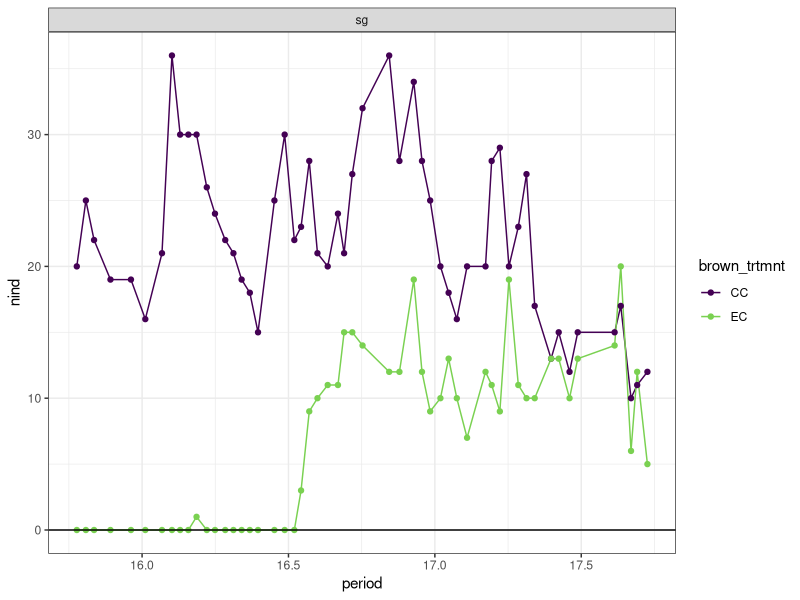
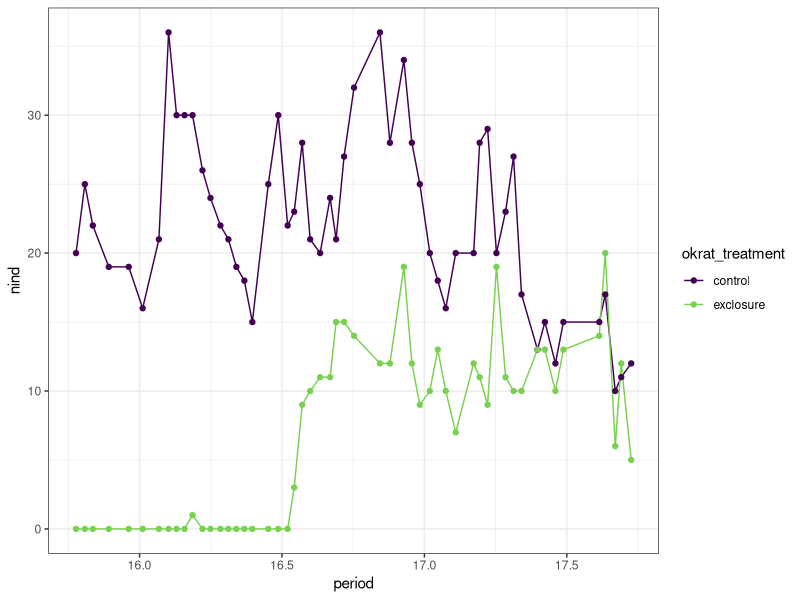
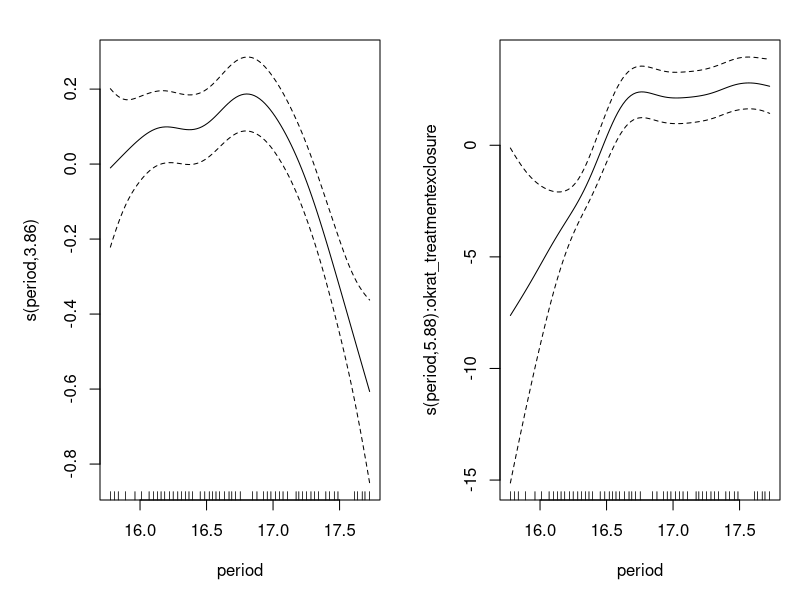
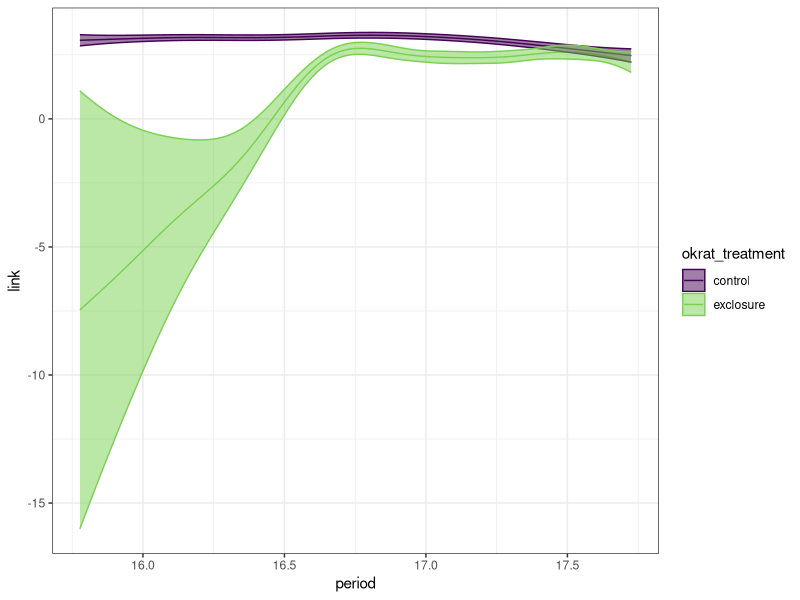
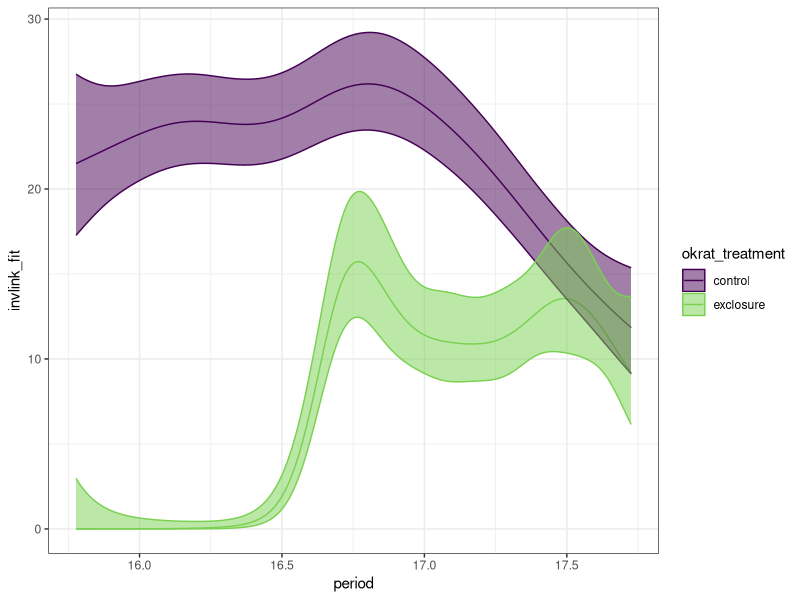
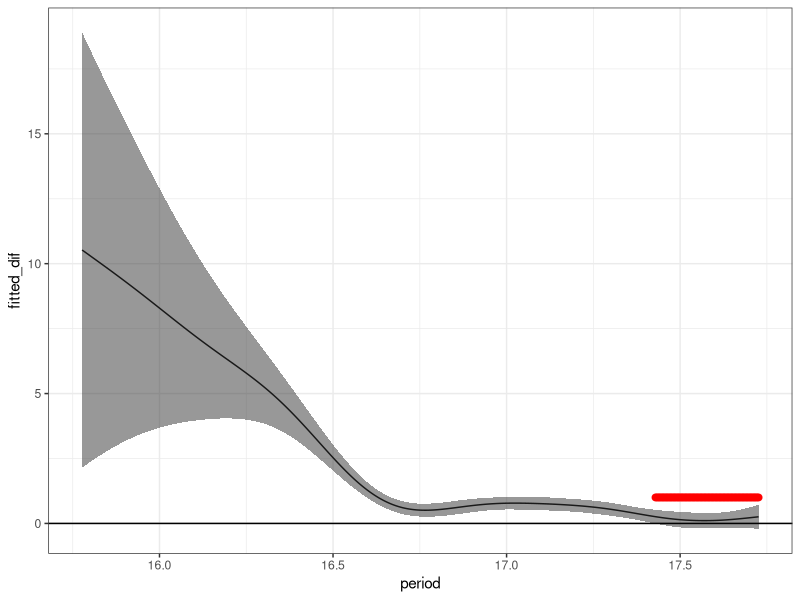
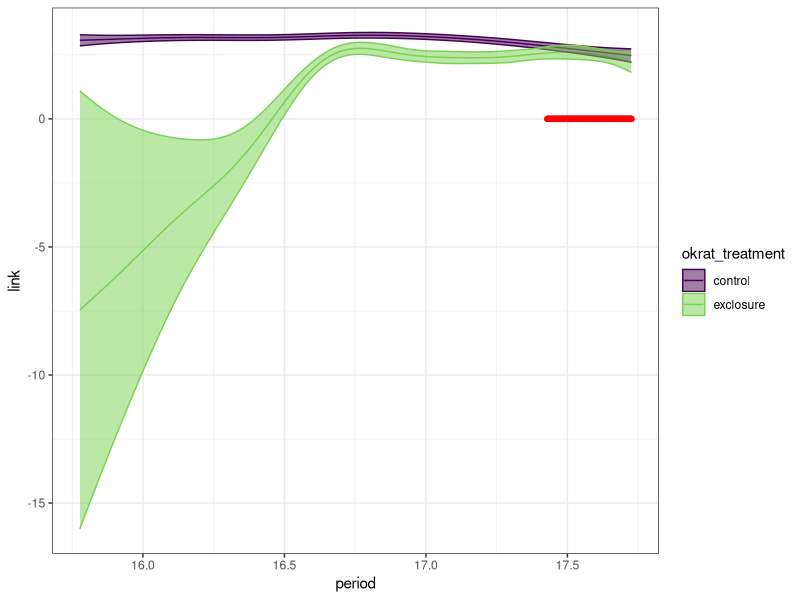
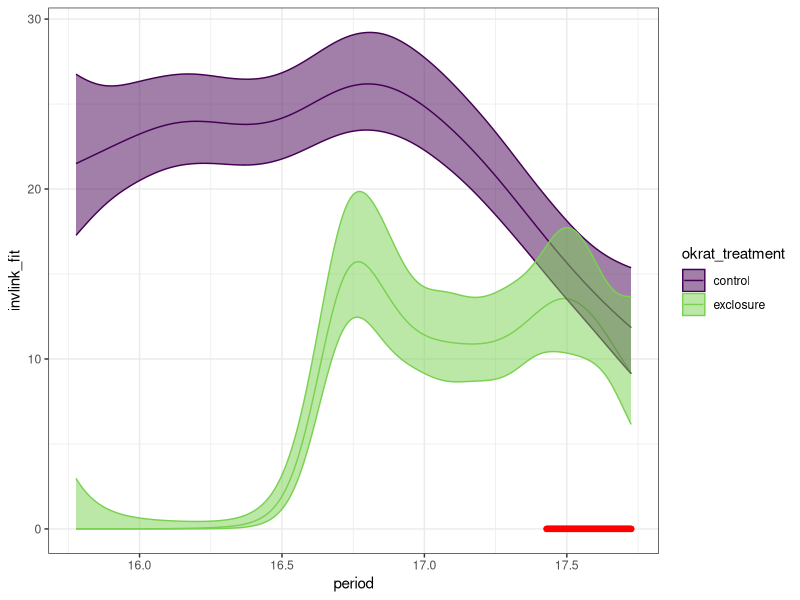

Reproduce these figures in R, in order.
## ---- chunk 1
knitr::opts_chunk$set(echo = TRUE)

smgran <- read.csv(here::here("lore", "2019_switch", "Data", "Dipo_counts.csv"))

library(dplyr)
library(mgcv)
library(ggplot2)
## ---- chunk 2

rat_totals <- smgran %>%
  mutate(period = numericdate) %>%
  group_by(period, treatment) %>%
  summarize(nind = sum(n)) %>%
  filter(treatment %in% c("CC", "EC")) %>%
  rename(brown_trtmnt = treatment) %>%
  mutate(type = "sg")

ggplot(filter(rat_totals, type != "other"), aes(period, nind, color = brown_trtmnt)) +
  geom_line() +
  geom_point()+
  theme_bw() +
  facet_wrap(vars(type), ncol = 1, scales = "free_y") +
  geom_hline(yintercept = 0) +
  scale_colour_viridis_d(end = .8)

## ---- chunk 3

rat_totals <- rat_totals %>%
  mutate(krat_treatment = ifelse(brown_trtmnt == "CC", "control", "exclosure")) %>%
  mutate(okrat_treatment = ordered(krat_treatment))

sg <- filter(rat_totals, type == "sg")

ggplot(sg, aes(period, nind, color= okrat_treatment)) +
  geom_line() +
  geom_point() +
  theme_bw() +
  scale_color_viridis_d(end = .8)
## ---- chunk 4

nind.gam <- gam(nind ~ okrat_treatment + s(period) + s(period, by = okrat_treatment), data = sg, family = poisson, method = "REML")

plot(nind.gam, pages= 1, scale = 0)


## ---- chunk 5

pdat <- as.data.frame(expand.grid(period = seq(min(sg$period), max(sg$period), length.out= 500), okrat_treatment = levels(sg$okrat_treatment)))

nind.predicted <- predict(nind.gam, newdata = pdat, type = "lpmatrix")
nind.link <- predict(nind.gam, newdata = pdat, type = "link", se.fit = T)

nind.predicted.vals <- nind.gam$family$linkinv(nind.predicted %*% coefficients(nind.gam))

pdat.pred <- pdat %>%
  mutate(predicted = nind.predicted.vals,
         link = nind.link$fit,
         se_link = nind.link$se.fit) %>%
  mutate(invlink_fit = nind.gam$family$linkinv(link),
         invlink_upper = nind.gam$family$linkinv(link + (2 * se_link)),
         invlink_lower = nind.gam$family$linkinv(link - (2 * se_link)),
         link_upper = link + (2 * se_link),
         link_lower = link - (2 * se_link))


ggplot(pdat.pred, aes(period, link, color= okrat_treatment)) +
  geom_line() +
  geom_ribbon(aes(period, ymin = link_lower, ymax = link_upper, fill = okrat_treatment), alpha = .5) +
  theme_bw() +
  scale_color_viridis_d(end = .8) +
  scale_fill_viridis_d(end = .8)

ggplot(pdat.pred, aes(period, invlink_fit, color= okrat_treatment)) +
  geom_line() +
  geom_ribbon(aes(period, ymin = invlink_lower, ymax = invlink_upper, fill = okrat_treatment), alpha = .5) +
  theme_bw() +
  scale_color_viridis_d(end = .8) +
  scale_fill_viridis_d(end = .8)

## ---- chunk 6


nind.diff.keeppar <- nind.predicted[1:500, ] - nind.predicted[501:1000, ]

nind.diff.vals <- nind.diff.keeppar %*% coef(nind.gam)


nind.diff.se<- sqrt(rowSums((nind.diff.keeppar %*% vcov(nind.gam, unconditional = FALSE)) * nind.diff.keeppar))

crit <- qnorm(.05/2, lower.tail = FALSE)
upr <- nind.diff.vals + (crit * nind.diff.se)
lwr <- nind.diff.vals - (crit * nind.diff.se)


pdat.diff <- pdat %>%
  select(period) %>%
  distinct()%>%
  mutate(fitted_dif = nind.diff.vals,
         upper= upr,
         lower = lwr) %>%
  mutate(diff_overlaps_zero = (upper * lower) < 0
  )

ggplot(pdat.diff, aes(period, fitted_dif)) +
  geom_line() +
  geom_ribbon(aes(period, ymin = lower, ymax = upper), alpha  = .5) +
  geom_hline(yintercept = 0) +
  geom_point(data = filter(pdat.diff, diff_overlaps_zero), aes(period, 1), color  = "red", size = 2) +
  theme_bw()

## ---- chunk 7

pdat.pred <- left_join(pdat.pred, select(pdat.diff, period, diff_overlaps_zero))


ggplot(pdat.pred, aes(period, link, color= okrat_treatment)) +
  geom_line() +
  geom_ribbon(aes(period, ymin = link_lower, ymax = link_upper, fill = okrat_treatment), alpha = .5) +
  theme_bw() +
  scale_color_viridis_d(end = .8) +
  scale_fill_viridis_d(end = .8) +
  geom_point(data = filter(pdat.pred, diff_overlaps_zero), aes(period, 0), color = "red")


ggplot(pdat.pred, aes(period, invlink_fit, color= okrat_treatment)) +
  geom_line() +
  geom_ribbon(aes(period, ymin = invlink_lower, ymax = invlink_upper, fill = okrat_treatment), alpha = .5) +
  theme_bw() +
  scale_color_viridis_d(end = .8) +
  scale_fill_viridis_d(end = .8) +
  geom_point(data = filter(pdat.pred, diff_overlaps_zero), aes(period, 0), color = "red")
## ---- chunk 8
smgran <- read.csv(here::here("lore", "2019_switch", "Data", "Dipo_counts.csv"))


rat_totals <- smgran %>%
  mutate(period = numericdate) %>%
  group_by(period, treatment) %>%
  summarize(nind = sum(n)) %>%
  filter(treatment %in% c("CC", "XC")) %>%
  rename(brown_trtmnt = treatment) %>%
  mutate(type = "sg")

ggplot(filter(rat_totals, type != "other"), aes(period, nind, color = brown_trtmnt)) +
  geom_line() +
  geom_point()+
  theme_bw() +
  facet_wrap(vars(type), ncol = 1, scales = "free_y") +
  geom_hline(yintercept = 0) +
  scale_colour_viridis_d(end = .8)
rat_totals <- rat_totals %>%
  mutate(krat_treatment = ifelse(brown_trtmnt == "CC", "control", "exclosure")) %>%
  mutate(okrat_treatment = ordered(krat_treatment))

sg <- filter(rat_totals, type == "sg")

ggplot(sg, aes(period, nind, color= okrat_treatment)) +
  geom_line() +
  geom_point() +
  theme_bw() +
  scale_color_viridis_d(end = .8)
## ---- chunk 9

nind.gam <- gam(nind ~ okrat_treatment + s(period) + s(period, by = okrat_treatment), data = sg, family = poisson, method = "REML")

plot(nind.gam, pages= 1, scale = 0)


## ---- chunk 10

pdat <- as.data.frame(expand.grid(period = seq(min(sg$period), max(sg$period), length.out= 500), okrat_treatment = levels(sg$okrat_treatment)))

nind.predicted <- predict(nind.gam, newdata = pdat, type = "lpmatrix")
nind.link <- predict(nind.gam, newdata = pdat, type = "link", se.fit = T)

nind.predicted.vals <- nind.gam$family$linkinv(nind.predicted %*% coefficients(nind.gam))

pdat.pred <- pdat %>%
  mutate(predicted = nind.predicted.vals,
         link = nind.link$fit,
         se_link = nind.link$se.fit) %>%
  mutate(invlink_fit = nind.gam$family$linkinv(link),
         invlink_upper = nind.gam$family$linkinv(link + (2 * se_link)),
         invlink_lower = nind.gam$family$linkinv(link - (2 * se_link)),
         link_upper = link + (2 * se_link),
         link_lower = link - (2 * se_link))


ggplot(pdat.pred, aes(period, link, color= okrat_treatment)) +
  geom_line() +
  geom_ribbon(aes(period, ymin = link_lower, ymax = link_upper, fill = okrat_treatment), alpha = .5) +
  theme_bw() +
  scale_color_viridis_d(end = .8) +
  scale_fill_viridis_d(end = .8)

ggplot(pdat.pred, aes(period, invlink_fit, color= okrat_treatment)) +
  geom_line() +
  geom_ribbon(aes(period, ymin = invlink_lower, ymax = invlink_upper, fill = okrat_treatment), alpha = .5) +
  theme_bw() +
  scale_color_viridis_d(end = .8) +
  scale_fill_viridis_d(end = .8)

## ---- chunk 11


nind.diff.keeppar <- nind.predicted[1:500, ] - nind.predicted[501:1000, ]

nind.diff.vals <- nind.diff.keeppar %*% coef(nind.gam)


nind.diff.se<- sqrt(rowSums((nind.diff.keeppar %*% vcov(nind.gam, unconditional = FALSE)) * nind.diff.keeppar))

crit <- qnorm(.05/2, lower.tail = FALSE)
upr <- nind.diff.vals + (crit * nind.diff.se)
lwr <- nind.diff.vals - (crit * nind.diff.se)


pdat.diff <- pdat %>%
  select(period) %>%
  distinct()%>%
  mutate(fitted_dif = nind.diff.vals,
         upper= upr,
         lower = lwr) %>%
  mutate(diff_overlaps_zero = (upper * lower) < 0
  )

ggplot(pdat.diff, aes(period, fitted_dif)) +
  geom_line() +
  geom_ribbon(aes(period, ymin = lower, ymax = upper), alpha  = .5) +
  geom_hline(yintercept = 0) +
  geom_point(data = filter(pdat.diff, diff_overlaps_zero), aes(period, 1), color  = "red", size = 2) +
  theme_bw()

## ---- chunk 12

pdat.pred <- left_join(pdat.pred, select(pdat.diff, period, diff_overlaps_zero))


ggplot(pdat.pred, aes(period, link, color= okrat_treatment)) +
  geom_line() +
  geom_ribbon(aes(period, ymin = link_lower, ymax = link_upper, fill = okrat_treatment), alpha = .5) +
  theme_bw() +
  scale_color_viridis_d(end = .8) +
  scale_fill_viridis_d(end = .8) +
  geom_point(data = filter(pdat.pred, diff_overlaps_zero), aes(period, 0), color = "red")


ggplot(pdat.pred, aes(period, invlink_fit, color= okrat_treatment)) +
  geom_line() +
  geom_ribbon(aes(period, ymin = invlink_lower, ymax = invlink_upper, fill = okrat_treatment), alpha = .5) +
  theme_bw() +
  scale_color_viridis_d(end = .8) +
  scale_fill_viridis_d(end = .8) +
  geom_point(data = filter(pdat.pred, diff_overlaps_zero), aes(period, 0), color = "red")
